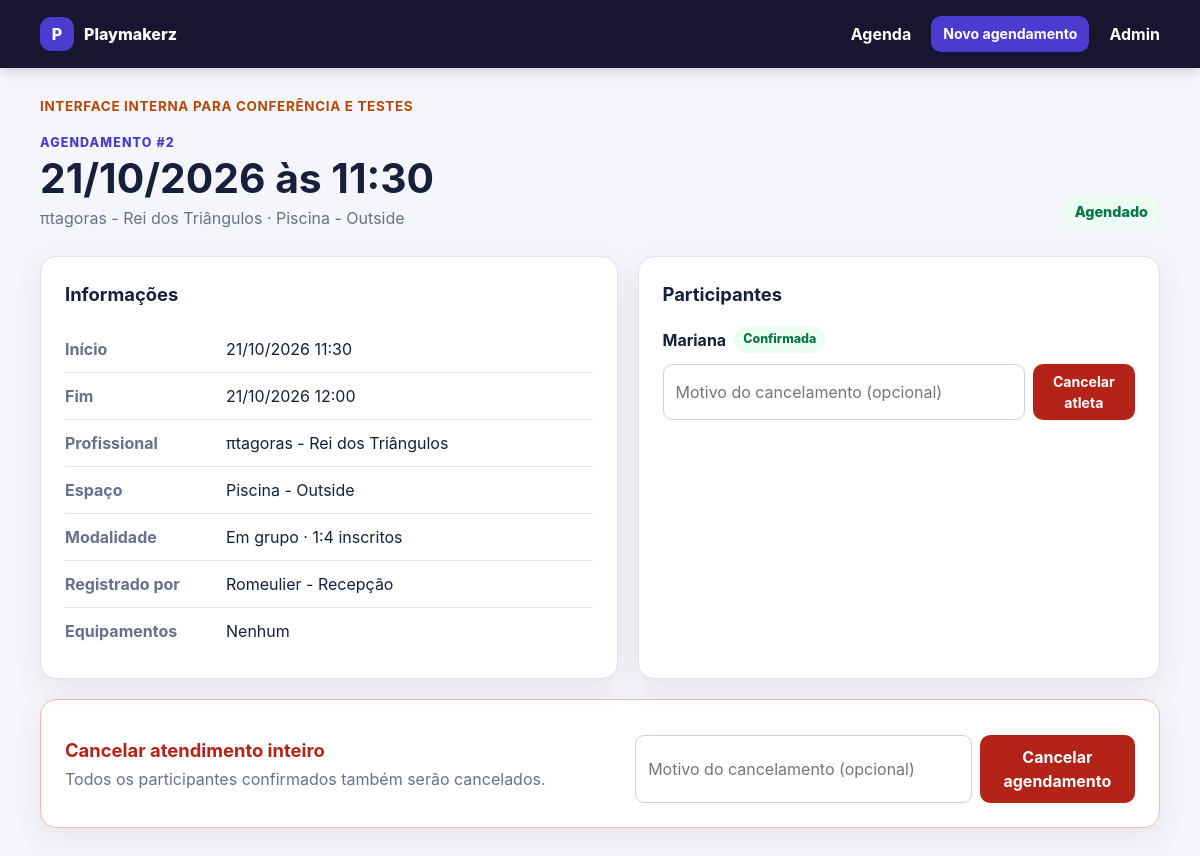
The app's page /agendamentos/2/ (signed in) with its own data.
### agendamentos/models.py (models this page shows, shortened)
class Agendamento(models.Model):
    class Modalidade(models.TextChoices):
        INDIVIDUAL = "individual", "Individual"
        GRUPO = "grupo", "Em grupo"
    class Situacao(models.TextChoices):
        AGENDADO = "agendado", "Agendado"
        CANCELADO = "cancelado", "Cancelado"
        REALIZADO = "realizado", "Realizado"
    profissional = models.ForeignKey(
        "usuarios.Profissional",
        on_delete=models.PROTECT,
        related_name="agendamentos",
    )
    espaco = models.ForeignKey(
        "app.Espaco",
        on_delete=models.PROTECT,
        related_name="agendamentos",
    )
    modalidade = models.CharField(
        max_length=12,
        choices=Modalidade.choices,
        default=Modalidade.INDIVIDUAL,
    )
    limite_participantes = models.PositiveIntegerField(default=1)
    atletas = models.ManyToManyField(
        "usuarios.Atleta",
        related_name="agendamentos",
        through="ParticipacaoAgendamento",
        through_fields=("agendamento", "atleta"),
    )
    equipamentos = models.ManyToManyField(
        "app.Equipamento",
        related_name="agendamentos",
        blank=True,
    )
    registrado_por = models.ForeignKey(
        "usuarios.Funcionario",
        on_delete=models.PROTECT,
        related_name="agendamentos_registrados",
    )
    inicio = models.DateTimeField()
    fim = models.DateTimeField()
    situacao = models.CharField(
        max_length=20,
        choices=Situacao.choices,
        default=Situacao.AGENDADO,
    )
    observacoes = models.TextField(blank=True)
    motivo_cancelamento = models.TextField(blank=True)
    cancelado_em = models.DateTimeField(null=True, blank=True)
    criado_em = models.DateTimeField(auto_now_add=True)
    atualizado_em = models.DateTimeField(auto_now=True)
    class Meta:
        ordering = ("inicio", "id")
        constraints = [
            models.CheckConstraint(
                condition=(
                    models.Q(
                        modalidade="individual",
                        limite_participantes=1,
                    )
                    | models.Q(
                        modalidade="grupo",
                        limite_participantes__gte=2,
                    )
                ),
                name="agendamento_modalidade_limite_valido",
            ),
        ]
        indexes = [
            models.Index(fields=("inicio", "fim")),
            models.Index(fields=("profissional", "inicio", "fim")),
            models.Index(fields=("espaco", "inicio", "fim")),
        ]

class ParticipacaoAgendamento(models.Model):
    class Tipo(models.TextChoices):
        REGULAR = "regular", "Regular"
        EXPERIMENTAL = "experimental", "Experimental"
    class Situacao(models.TextChoices):
        CONFIRMADA = "confirmada", "Confirmada"
        CANCELADA = "cancelada", "Cancelada"
        PRESENTE = "presente", "Presente"
        FALTA = "falta", "Falta"
        FALTA_JUSTIFICADA = "falta_justificada", "Falta justificada"
    agendamento = models.ForeignKey(
        Agendamento,
        on_delete=models.CASCADE,
        related_name="participacoes",
    )
    atleta = models.ForeignKey(
        "usuarios.Atleta",
        on_delete=models.PROTECT,
        related_name="participacoes_agendamento",
    )
    registrado_por = models.ForeignKey(
        "usuarios.Funcionario",
        on_delete=models.PROTECT,
        related_name="participacoes_registradas",
        null=True,
        blank=True,
    )
    tipo = models.CharField(
        max_length=20,
        choices=Tipo.choices,
        default=Tipo.REGULAR,
    )
    situacao = models.CharField(
        max_length=20,
        choices=Situacao.choices,
        default=Situacao.CONFIRMADA,
    )
    observacoes = models.TextField(blank=True)
    motivo_cancelamento = models.TextField(blank=True)
    cancelado_em = models.DateTimeField(null=True, blank=True)
    criado_em = models.DateTimeField(auto_now_add=True)
    atualizado_em = models.DateTimeField(auto_now=True)
    class Meta:
        ordering = ("agendamento", "atleta")
        constraints = [
            models.UniqueConstraint(
                fields=("agendamento", "atleta"),
                name="participacao_unica_por_agendamento_atleta",
            ),
            models.UniqueConstraint(
                fields=("atleta",),
                condition=(
                    models.Q(tipo="experimental")
                    & ~models.Q(situacao="cancelada")
                ),
                name="uma_experimental_ativa_por_atleta",
            ),
        ]
        indexes = [
            models.Index(fields=("atleta", "situacao")),
            models.Index(fields=("atleta", "tipo", "situacao")),
        ]

### usuarios/models.py (models this page shows, shortened)
class Profissional(models.Model):
    usuario = models.OneToOneField(
        Usuario,
        on_delete=models.PROTECT,
        related_name="profissional"
    )
    especialidade = models.CharField(max_length=100)
    ativo = models.BooleanField(default=True)
    def __str__(self):
        return f"{self.usuario} - {self.especialidade}"

class Usuario(models.Model):
    user = models.OneToOneField(
        settings.AUTH_USER_MODEL,
        on_delete=models.PROTECT,
        related_name="perfil"
    )
    telefone = models.CharField(
        max_length=20,
        blank=True
    )
    def __str__(self):
        return self.user.get_full_name() or self.user.username

class Funcionario(models.Model):
    usuario = models.OneToOneField(
        Usuario,
        on_delete=models.PROTECT,
        related_name="funcionario"
    )
    cargo = models.CharField(max_length=100)
    ativo = models.BooleanField(default=True)
    def __str__(self):
        return f"{self.usuario} - {self.cargo}"

class Atleta(models.Model):
    nome = models.CharField(max_length=150)
    email = models.EmailField(blank=True)
    usuario = models.OneToOneField(
        Usuario,
        on_delete=models.PROTECT,
        related_name="atleta",
        null=True,
        blank=True
    )
    data_de_nascimento = models.DateField(
        null=True,
        blank=True
    )
    telefone = models.CharField(
        max_length=20,
        blank=True
    )
    objetivos = models.TextField(blank=True)
    ativo = models.BooleanField(default=True)
    responsavel = models.ForeignKey(
        Responsavel,
        on_delete=models.PROTECT,
        related_name="atletas",
        null=True,
        blank=True
    )

### app/models.py (models this page shows, shortened)
class Espaco(models.Model):
    nome = models.CharField(max_length=100)
    tipo = models.CharField(max_length=50)
    capacidade = models.PositiveIntegerField()
    def __str__(self):
        return f"{self.nome} - {self.tipo}"

### agendamentos/views.py (the view)
# urls.py: path("<int:agendamento_id>/", views.detalhe_agendamento, name="detalhe"),
@staff_member_required
def detalhe_agendamento(
    request: HttpRequest,
    agendamento_id: int,
) -> HttpResponse:
    agendamento = get_object_or_404(
        Agendamento.objects.select_related(
            "profissional__usuario__user",
            "espaco",
            "registrado_por__usuario__user",
        ).annotate(
            inscritos_ativos=Count(
                "participacoes",
                filter=~Q(participacoes__situacao="cancelada"),
                distinct=True,
            )
        ).prefetch_related(
            "equipamentos",
            Prefetch(
                "participacoes",
                queryset=ParticipacaoAgendamento.objects.select_related(
                    "atleta",
                    "registrado_por__usuario__user",
                ),
            ),
        ),
        pk=agendamento_id,
    )
    return render(
        request,
        "agendamentos/detalhe.html",
        {
            "agendamento": agendamento,
            "cancelamento_form": CancelamentoForm(),
        },
    )

### agendamentos/forms.py
class CancelamentoForm(forms.Form):
    motivo = forms.CharField(
        label="Motivo",
        required=False,
        max_length=500,
        widget=forms.TextInput(
            attrs={"placeholder": "Motivo do cancelamento (opcional)"}
        ),
    )

### agendamentos/templates/agendamentos/detalhe.html (shortened to what this page needs)
{% extends "agendamentos/base.html" %}
{% block content %}
<section class="page-heading">
    <div>
        <p class="eyebrow">Agendamento #{{ agendamento.id }}</p>
        <h1>{{ agendamento.inicio|date:"d/m/Y" }} às {{ agendamento.inicio|date:"H:i" }}</h1>
        <p>{{ agendamento.profissional }} · {{ agendamento.espaco }}</p>
    </div>
    <span class="status status-large status-{{ agendamento.situacao }}">{{ agendamento.get_situacao_display }}</span>
</section>
<div class="details-grid">
    <section class="card">
        <h2>Informações</h2>
        <dl class="detail-list">
            <div><dt>Início</dt><dd>{{ agendamento.inicio|date:"d/m/Y H:i" }}</dd></div>
            <div><dt>Fim</dt><dd>{{ agendamento.fim|date:"d/m/Y H:i" }}</dd></div>
            <div><dt>Profissional</dt><dd>{{ agendamento.profissional }}</dd></div>
            <div><dt>Espaço</dt><dd>{{ agendamento.espaco }}</dd></div>
            <div>
                <dt>Modalidade</dt>
                <dd>
                    {{ agendamento.get_modalidade_display }}
                    {% if agendamento.modalidade == "grupo" %}
                        · {{ agendamento.inscritos_ativos }}:{{ agendamento.limite_participantes }} inscritos
                    {% endif %}
                </dd>
            </div>
            <div><dt>Registrado por</dt><dd>{{ agendamento.registrado_por }}</dd></div>
            <div>
                <dt>Equipamentos</dt>
                <dd>
                    {% for equipamento in agendamento.equipamentos.all %}
                        {{ equipamento }}{% if not forloop.last %}, {% endif %}
                    {% empty %}Nenhum{% endfor %}
                </dd>
            </div>
        </dl>
    </section>
    <section class="card">
        <h2>Participantes</h2>
        <div class="participant-list">
            {% for participacao in agendamento.participacoes.all %}
                <article class="participant">
                    <div>
                        <strong>{{ participacao.atleta.nome }}</strong>
                        <span class="status status-{{ participacao.situacao }}">{{ participacao.get_situacao_display }}</span>
                    </div>
                    {% if agendamento.situacao == "agendado" and participacao.situacao == "confirmada" %}
                        <form method="post" action="{% url 'agendamentos:cancelar_participacao' participacao.id %}" class="inline-cancel-form">
                            {{ cancelamento_form.motivo }}
                            <button class="button button-danger button-small" type="submit">Cancelar atleta</button>
                        </form>
                    {% endif %}
                </article>
            {% endfor %}
        </div>
    </section>
</div>
{% if agendamento.situacao == "agendado" %}
    <section class="card danger-zone">
        <div>
            <h2>Cancelar atendimento inteiro</h2>
            <p>Todos os participantes confirmados também serão cancelados.</p>
        </div>
        <form method="post" action="{% url 'agendamentos:cancelar' agendamento.id %}" class="inline-cancel-form">
            {{ cancelamento_form.motivo }}
            <button class="button button-danger" type="submit">Cancelar agendamento</button>
        </form>
    </section>
{% endif %}
{% endblock %}

### agendamentos/static/agendamentos/style.css (style rules this page uses)
:root { --background: #f5f6fb; --surface: #ffffff; --text: #17203a; --muted: #68708a; --primary: #4c3bcf; --primary-dark: #3727aa; --border: #dfe3ef; --danger: #b42318; --danger-soft: #fff1f0; --success: #067647; --success-soft: #ecfdf3; --warning: #b54708; --warning-soft: #fffaeb; --shadow: 0 10px 30px rgba(34, 43, 80, 0.08); }
* { box-sizing: border-box; }
body { margin: 0; background: var(--background); color: var(--text); font-family: Inter, ui-sans-serif, system-ui, -apple-system, BlinkMacSystemFont, "Segoe UI", sans-serif; line-height: 1.5; }
.page-heading { display: flex; align-items: flex-end; justify-content: space-between; gap: 24px; margin: 18px 0 26px; }
.page-heading h1 { margin: 2px 0 4px; font-size: clamp(1.8rem, 4vw, 2.55rem); line-height: 1.15; }
.page-heading p { margin: 0; color: var(--muted); }
.eyebrow { color: var(--primary) !important; font-size: 0.78rem; font-weight: 800; letter-spacing: 0.09em; text-transform: uppercase; }
.button { display: inline-flex; justify-content: center; align-items: center; min-height: 42px; padding: 10px 18px; border: 0; border-radius: 10px; background: var(--primary); color: #fff; cursor: pointer; font: inherit; font-weight: 750; text-decoration: none; }
.button-small { min-height: 34px; padding: 7px 12px; font-size: 0.88rem; }
.button-danger { background: var(--danger); }
.card, .table-card { background: var(--surface); border: 1px solid var(--border); border-radius: 16px; box-shadow: var(--shadow); }
.card { padding: 24px; }
.card h2 { margin: 0 0 18px; font-size: 1.15rem; }
.status { display: inline-flex; padding: 4px 9px; border-radius: 999px; background: #eef0f5; color: #475467; font-size: 0.78rem; font-weight: 800; }
.status-large { padding: 7px 12px; font-size: 0.9rem; }
.status-agendado, .status-confirmada { background: var(--success-soft); color: var(--success); }
.field input:not([type="checkbox"]):not([type="radio"]):not([type="hidden"]), .field select, .field textarea, .inline-cancel-form input { width: 100%; min-height: 44px; padding: 10px 12px; border: 1px solid #cbd0df; border-radius: 9px; background: #fff; color: var(--text); font: inherit; }
.details-grid { display: grid; grid-template-columns: minmax(0, 1.05fr) minmax(0, 0.95fr); gap: 20px; }
.detail-list { margin: 0; }
.detail-list > div { display: grid; grid-template-columns: 145px 1fr; gap: 16px; padding: 11px 0; border-bottom: 1px solid var(--border); }
.detail-list > div:last-child { border-bottom: 0; }
dt { color: var(--muted); font-weight: 700; }
dd { margin: 0; }
.participant { padding: 14px 0; border-bottom: 1px solid var(--border); }
.participant:first-child { padding-top: 0; }
.participant:last-child { padding-bottom: 0; border-bottom: 0; }
.participant > div { display: flex; flex-wrap: wrap; align-items: center; gap: 8px; }
.inline-cancel-form { display: flex; gap: 8px; margin-top: 11px; }
.inline-cancel-form input { min-width: 200px; }
.danger-zone { display: flex; align-items: center; justify-content: space-between; gap: 24px; margin-top: 20px; border-color: #f3b8b3; }
.danger-zone h2 { margin-bottom: 2px; color: var(--danger); }
.danger-zone p { margin: 0; color: var(--muted); }

### records on screen
Agendamento: id "2", inicio "21/10/2026", inicio "11:30", profissional "πtagoras - Rei dos Triângulos", espaco "Piscina - Outside", situacao "Agendado", inicio "21/10/2026 11:30", fim "21/10/2026 12:00", modalidade "Em grupo", inscritos_ativos "1", limite_participantes "4", registrado_por "Romeulier - Recepção"
ParticipacaoAgendamento: atleta.nome "Mariana", situacao "Confirmada"
